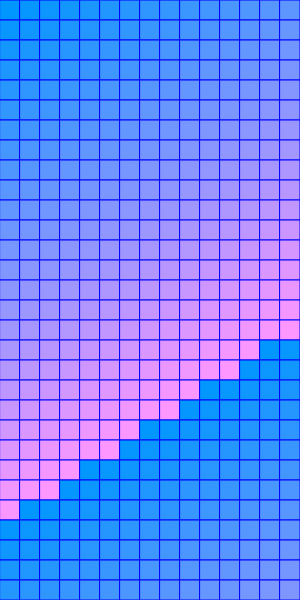
Frame 1 (no input)
Frame 60 (no input): identical to frame 1, image omitted
Frame 120 (the mouse pressed at the canvas centre since frame 60): identical to frame 1, image omitted

The p5.js sketch that drew this single still picture (run headless with seeded random() and noise() and a simulated clock; from frame 60 on, the mouse is pressed at the canvas centre):

// p5.js sketch
// ── sketch.js
const w = 20
let kaunt = 0
const cells = []

function setup() {
  createCanvas(300, 600)

  for(let x = 0; x < width; x += w){
      for(let y = 0; y < height; y += w){
          cells.push(new Cell(x, y, w, (x / 3 + y / 2) % 255))
      }
  }
}

function draw() {
  background(0)

  for(let c of cells){
      c.show()
  }
}

function mousePressed(){
    for(let c of cells){
        if(c.touched(mouseX, mouseY)){
            if(c.touch === false){
                c.switch()
            }else if(c.touch === true){
                c.unswitch()
            }
        }
    }
}


// ── cell.js
class Cell{
    constructor(x, y, w, crvena){
        this.x = x
        this.y = y
        this.w = w
        this.crvena = crvena
        this.touch = false
        this.pos = createVector(this.x, this.y)
        this.ugao = 0
    }

    show(){
        push()
        translate(this.pos.x, this.pos.y)
        stroke(0, 0, 255)
        strokeWeight(1)
        /*
        if(!this.touch){
            fill(this.crvena, 150, 255)
        }
        */
        !this.touch ? fill(this.crvena, 150, 255) : fill(255, 0, 0)
        rect(0, 0, this.w, this.w)
        pop()
    }

    switch(){
        this.touch = true
    }

    unswitch(){
        this.touch = false
    }

    touched(x, y){
        const touch = createVector(x, y)
        
        if(touch.x > this.pos.x && touch.x < this.pos.x + this.w &&
            touch.y > this.pos.y &&
            touch.y < this.pos.y + this.w){
                return true
            }
    }

}
